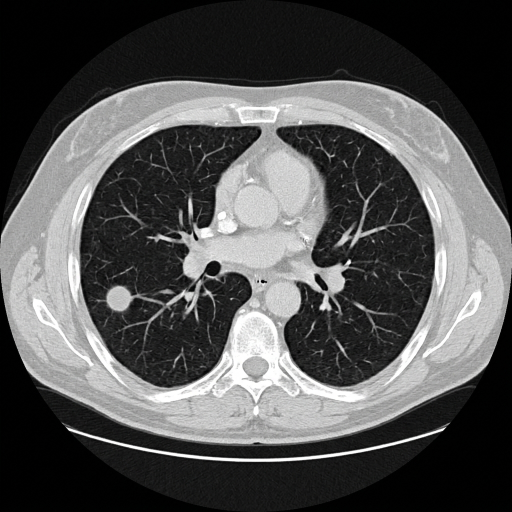
#> input picture src/assets/images/sample_ct_benign_1795239960443.jpg, 1024 x 1024 px (shown at 1/2 size)
$ python -i preprocessing.py   (imports and definitions only)
#> lines starting #> are read from the running program, lines starting #| are printed output that depends on the picture; after the words box and inside, x2 and y2 are one past the last pixel; in counts of white or black regions, pixels touching at a corner belong together
"""
OpenCV Medical CT Scan Preprocessing Pipeline
Supports PNG, JPEG, DICOM (.dcm), and NIfTI (.nii/.nii.gz) formats.
Preserves essential acquisition metadata while stripping patient PHI.
"""

from __future__ import annotations

import os
from typing import Dict, Optional, Tuple

import cv2
import numpy as np
from PIL import Image

try:
    import pydicom
    HAS_PYDICOM = True
except ImportError:
    HAS_PYDICOM = False

try:
    import nibabel as nib
    HAS_NIBABEL = True
except ImportError:
    HAS_NIBABEL = False


TARGET_SIZE = (224, 224)


def apply_lung_window(hu_image: np.ndarray, window_center: float = -600.0, window_width: float = 1500.0) -> np.ndarray:
    """Convert Hounsfield Units (HU) to 8-bit grayscale using standard thoracic lung window."""
    lower = window_center - (window_width / 2.0)
    upper = window_center + (window_width / 2.0)
    windowed = np.clip(hu_image, lower, upper)
    scaled = ((windowed - lower) / max(1.0, (upper - lower))) * 255.0
    return scaled.astype(np.uint8)


def load_ct_image(file_path: str, slice_index: Optional[int] = None) -> Tuple[np.ndarray, Dict[str, object]]:
    """
    Load a CT slice from PNG, JPEG, DICOM (.dcm), or NIfTI (.nii / .nii.gz).
    Returns an 8-bit grayscale numpy array and sanitized acquisition metadata.
    """
    ext = os.path.splitext(file_path)[1].lower()
    metadata: Dict[str, object] = {"format": ext.lstrip(".").upper() or "IMAGE", "phi_stripped": True}

    if ext == ".dcm":
        if not HAS_PYDICOM:
            raise RuntimeError("pydicom is required to load DICOM (.dcm) files.")
        ds = pydicom.dcmread(file_path)
        pixel_array = ds.pixel_array.astype(np.float32)
        slope = float(getattr(ds, "RescaleSlope", 1.0))
        intercept = float(getattr(ds, "RescaleIntercept", -1024.0))
        hu_image = pixel_array * slope + intercept

        wc = getattr(ds, "WindowCenter", -600.0)
        ww = getattr(ds, "WindowWidth", 1500.0)
        wc = float(wc[0] if isinstance(wc, pydicom.multival.MultiValue) else wc)
        ww = float(ww[0] if isinstance(ww, pydicom.multival.MultiValue) else ww)

        gray = apply_lung_window(hu_image, wc, ww)
        metadata.update({
            "format": "DICOM",
            "modality": str(getattr(ds, "Modality", "CT")),
            "slice_thickness_mm": str(getattr(ds, "SliceThickness", "unknown")),
            "window_center": wc,
            "window_width": ww,
            "original_shape": list(gray.shape),
        })
        return gray, metadata

    if file_path.lower().endswith((".nii", ".nii.gz")):
        if not HAS_NIBABEL:
            raise RuntimeError("nibabel is required to load NIfTI (.nii/.nii.gz) volumes.")
        nii = nib.load(file_path)
        vol = nii.get_fdata()
        mid = vol.shape[2] // 2 if slice_index is None else int(np.clip(slice_index, 0, vol.shape[2] - 1))
        slice_hu = vol[:, :, mid]
        gray = apply_lung_window(slice_hu)
        metadata.update({
            "format": "NIFTI",
            "slice_index": mid,
            "volume_shape": list(vol.shape),
            "voxel_zooms": [float(z) for z in nii.header.get_zooms()[:3]],
        })
        return gray, metadata

    # Standard 2D image (PNG, JPG, JPEG)
    img = cv2.imread(file_path, cv2.IMREAD_UNCHANGED)
#> img is the input picture: shape (1024, 1024, 3); mean B, G, R 83, 83.2, 83.1
    if img is None:
        pil_img = Image.open(file_path).convert("L")
        gray = np.array(pil_img, dtype=np.uint8)
    else:
        if len(img.shape) == 3:
            gray = cv2.cvtColor(img, cv2.COLOR_BGR2GRAY)
        else:
            gray = img
    metadata["original_shape"] = list(gray.shape)
    return gray, metadata


def extract_lung_roi(denoised_gray: np.ndarray) -> Tuple[np.ndarray, np.ndarray]:
    """
    Segment bilateral lung parenchyma from chest wall & scanner circle using Otsu thresholding,
    border flood-filling, and morphological hole closing to retain intra-parenchymal nodules.
    """
    h, w = denoised_gray.shape
    _, body_mask = cv2.threshold(denoised_gray, 0, 255, cv2.THRESH_BINARY + cv2.THRESH_OTSU)

    # Flood-fill external air outside the thoracic body contour
    flood = body_mask.copy()
    mask_ff = np.zeros((h + 2, w + 2), np.uint8)
    cv2.floodFill(flood, mask_ff, (0, 0), 255)
    cv2.floodFill(flood, mask_ff, (w - 1, 0), 255)
    internal_air = cv2.bitwise_not(flood)

    # Morphologically close holes inside lung fields (so solid tumors remain inside ROI)
    kernel = cv2.getStructuringElement(cv2.MORPH_ELLIPSE, (9, 9))
    lung_roi = cv2.morphologyEx(internal_air, cv2.MORPH_CLOSE, kernel)

    # Fallback if threshold did not capture bilateral fields cleanly
    if np.count_nonzero(lung_roi) < 0.05 * h * w:
        lung_roi = np.zeros_like(denoised_gray)
        cv2.ellipse(lung_roi, (w // 2, h // 2), (int(w * 0.36), int(h * 0.32)), 0, 0, 360, 255, -1)

    roi_image = cv2.bitwise_and(denoised_gray, denoised_gray, mask=lung_roi)
    return lung_roi, roi_image


def preprocess_ct_pipeline(
    file_path: str,
    target_size: Tuple[int, int] = TARGET_SIZE,
    filter_mode: str = "gaussian",
    clahe_clip: float = 2.0,
) -> Dict[str, object]:
    """
    Full 10-step OpenCV CT preprocessing pipeline:
    1. Load (PNG/JPEG/DICOM/NIfTI)
    2. Resize to 224x224
    3. Grayscale conversion
    4. Gaussian or Median noise removal
    5. CLAHE contrast enhancement
    6. Intensity normalization [0, 1]
    7. Otsu thresholding
    8. Lung ROI extraction
    9. Canny edge detection
    10. 3-channel RGB stack prepared for CNN / Transfer Learning
    """
    raw_gray, metadata = load_ct_image(file_path)
#> metadata = {'format': 'JPG', 'phi_stripped': True, 'original_shape': [1024, 1024]}
    resized = cv2.resize(raw_gray, target_size, interpolation=cv2.INTER_LINEAR)

    if filter_mode == "median":
        denoised = cv2.medianBlur(resized, 3)
    else:
        denoised = cv2.GaussianBlur(resized, (5, 5), sigmaX=1.0)
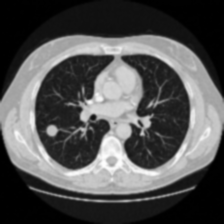
#> denoised: shape (224, 224); min 0, max 254, mean 83

    clahe_op = cv2.createCLAHE(clipLimit=clahe_clip, tileGridSize=(8, 8))
    clahe_img = clahe_op.apply(denoised)
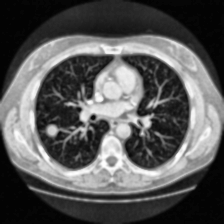
#> clahe_img: shape (224, 224); min 2, max 255, mean 88.5

    _, otsu_thresh = cv2.threshold(denoised, 0, 255, cv2.THRESH_BINARY + cv2.THRESH_OTSU)
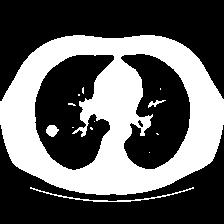
#> otsu_thresh: shape (224, 224); 37.8% white; 13 white regions (9 under 20 px), largest, box (x1, y1, x2, y2) and area: (0, 35, 224, 195) 18460, (30, 187, 194, 202) 275, (46, 125, 59, 137) 110, (148, 100, 166, 108) 56
    edges = cv2.Canny(clahe_img, threshold1=30, threshold2=90)
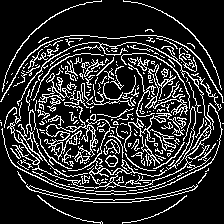
#> edges: shape (224, 224); 17.7% white in thin lines or dots
    lung_roi_mask, lung_roi_img = extract_lung_roi(denoised)
#> in extract_lung_roi, `cv2.floodFill(flood, mask_ff, (0, 0), 255)`:
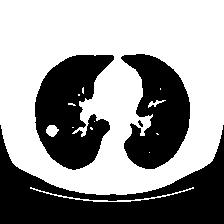
#> flood: shape (224, 224); 59.7% white; 4 black regions (1 under 20 px), largest, box (x1, y1, x2, y2) and area: (0, 125, 224, 224) 9487, (35, 55, 114, 170) 5741, (121, 54, 190, 169) 4986
#> in extract_lung_roi, `lung_roi = cv2.morphologyEx(internal_air, cv2.MORPH_CLOSE, kernel)`:
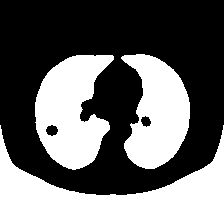
#> lung_roi: shape (224, 224); 41.5% white; 3 white regions, box (x1, y1, x2, y2) and area: (0, 125, 224, 224) 9762, (35, 55, 114, 170) 5913, (121, 54, 190, 169) 5168
#> in extract_lung_roi, `roi_image = cv2.bitwise_and(denoised_gray, denoised_gray, mask=lung_roi)`:
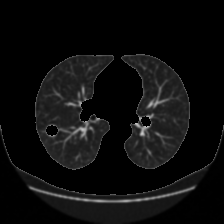
#> roi_image: shape (224, 224); min 0, max 201, mean 13.4

    normalized = clahe_img.astype(np.float32) / 255.0
    rgb_224 = cv2.cvtColor(clahe_img, cv2.COLOR_GRAY2RGB)

    return {
        "metadata": metadata,
        "original_resized": resized,
        "denoised": denoised,
        "clahe": clahe_img,
        "otsu": otsu_thresh,
        "edges": edges,
        "lung_roi_mask": lung_roi_mask,
        "lung_roi_image": lung_roi_img,
        "normalized": normalized,
        "rgb_224": rgb_224,
    }


def augment_ct_slice(image_rgb: np.ndarray, seed: int = 42) -> np.ndarray:
    """
    Clinically conservative CT augmentation (small rotations, horizontal flip, slight zoom/brightness).
    Avoids unrealistic vertical flips or aggressive distortions that alter anatomical mediastinal priors.
    """
    rng = np.random.default_rng(seed)
    aug = image_rgb.copy()

    if rng.random() > 0.5:
        aug = cv2.flip(aug, 1)

    angle = float(rng.uniform(-10.0, 10.0))
    h, w = aug.shape[:2]
    mat = cv2.getRotationMatrix2D((w / 2.0, h / 2.0), angle, float(rng.uniform(0.95, 1.05)))
    aug = cv2.warpAffine(aug, mat, (w, h), borderMode=cv2.BORDER_REFLECT_101)

    alpha = float(rng.uniform(0.92, 1.08))
    beta = float(rng.uniform(-8.0, 8.0))
    aug = np.clip(aug.astype(np.float32) * alpha + beta, 0, 255).astype(np.uint8)
    return aug

>>> result = preprocess_ct_pipeline('../src/assets/images/sample_ct_benign_1795239960443.jpg')
#> result = 10 items

$ run again, on src/assets/images/sample_ct_malignant_1795239959119.jpg
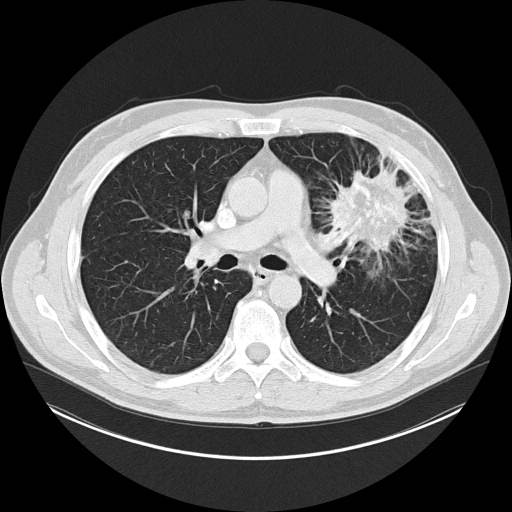
#> input picture src/assets/images/sample_ct_malignant_1795239959119.jpg, 1024 x 1024 px (shown at 1/2 size)
#> in load_ct_image, img is the input picture: shape (1024, 1024, 3); mean B, G, R 92.1, 92.3, 92.2
#> metadata = {'format': 'JPG', 'phi_stripped': True, 'original_shape': [1024, 1024]}
#> in preprocess_ct_pipeline, `_, otsu_thresh = cv2.threshold(denoised, 0, 255, cv2.THRESH_BINARY + c..`:
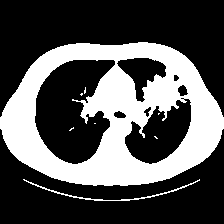
#> otsu_thresh: shape (224, 224); 33.1% white; 8 white regions (6 under 20 px), largest, box (x1, y1, x2, y2) and area: (0, 42, 224, 186) 16302, (23, 179, 200, 201) 296
#> edges: shape (224, 224); 15.9% white in thin lines or dots
#> flood: shape (224, 224); 59.5% white; 8 black regions, largest, box (x1, y1, x2, y2) and area: (0, 129, 224, 224) 11067, (35, 60, 115, 164) 5511, (125, 98, 191, 164) 2522
#> lung_roi: shape (224, 224); 41.8% white; 4 white regions, box (x1, y1, x2, y2) and area: (0, 129, 224, 224) 11364, (35, 58, 166, 164) 6709, (125, 75, 191, 164) 2847, (113, 111, 126, 118) 64
#> in extract_lung_roi, `roi_image = cv2.bitwise_and(denoised_gray, denoised_gray, mask=lung_roi)`:
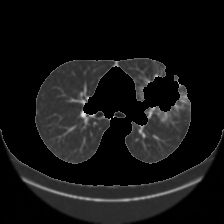
#> roi_image: shape (224, 224); min 0, max 232, mean 19.9
#> result = 10 items

$ run again, on src/assets/images/sample_ct_normal_1795239959284.jpg
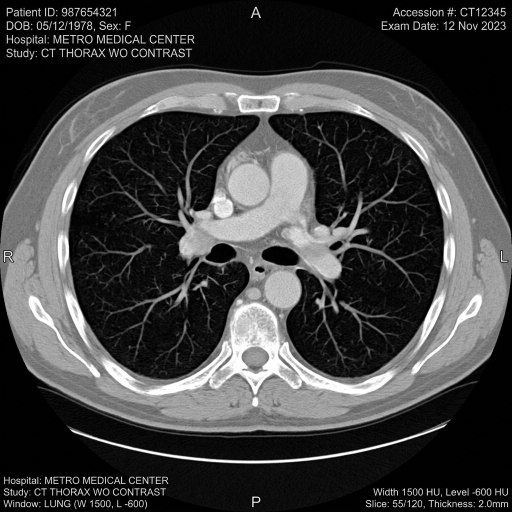
#> input picture src/assets/images/sample_ct_normal_1795239959284.jpg, 1024 x 1024 px (shown at 1/2 size)
#> in load_ct_image, img is the input picture: shape (1024, 1024, 3); mean B, G, R 65.3, 65.5, 65.3
#> metadata = {'format': 'JPG', 'phi_stripped': True, 'original_shape': [1024, 1024]}
#> in preprocess_ct_pipeline, `_, otsu_thresh = cv2.threshold(denoised, 0, 255, cv2.THRESH_BINARY + c..`:
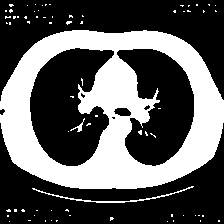
#> otsu_thresh: shape (224, 224); 36% white; 71 white regions (68 under 20 px), largest, box (x1, y1, x2, y2) and area: (0, 30, 224, 189) 17393, (32, 186, 194, 203) 273, (70, 118, 85, 132) 49
#> edges: shape (224, 224); 19.7% white in thin lines or dots
#> flood: shape (224, 224); 55.3% white; 8 black regions (3 under 20 px), largest, box (x1, y1, x2, y2) and area: (0, 123, 224, 224) 10075, (30, 48, 114, 166) 6553, (117, 49, 194, 166) 5647, (114, 108, 131, 116) 108, (0, 109, 5, 115) 21
#> lung_roi: shape (224, 224); 46.2% white; 3 white regions, box (x1, y1, x2, y2) and area: (30, 48, 194, 166) 12728, (0, 123, 224, 224) 10438, (0, 109, 5, 115) 21
#> in extract_lung_roi, `roi_image = cv2.bitwise_and(denoised_gray, denoised_gray, mask=lung_roi)`:
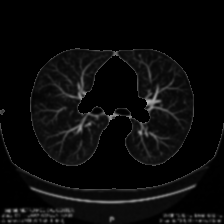
#> roi_image: shape (224, 224); min 0, max 183, mean 10.3
#> result = 10 items
